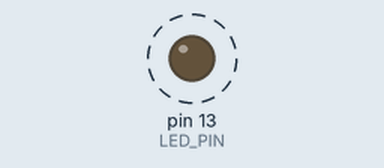
Simulated run of this sketch. Board: Arduino Uno, built with avr-gcc and run on an emulated ATmega328P. On the bench: output pins drawn as LEDs (lit = HIGH). Dashed ring = blinking. What the sketch prints to the serial monitor is not drawn.

Above: at 0.5 s.
Timing chart, 0 to 4.6 s (numbered marks = the images above):
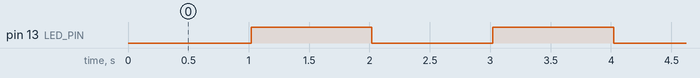

The sketch:

APE1.ino
```cpp
const int LED_PIN = 13;

byte estadoLed = 0;
byte contador = 0;

void setup() {
  pinMode(LED_PIN, OUTPUT);
  Serial.begin(9600);

  Serial.println("Operaciones Bitwise");

  byte a = 5;
  byte b = 3;

  Serial.print("AND: "); Serial.println(a & b, BIN);
  Serial.print("OR : "); Serial.println(a | b, BIN);
  Serial.print("XOR: "); Serial.println(a ^ b, BIN);
  Serial.print("NOT: "); Serial.println((byte)(~a), BIN);
  Serial.print("SHL: "); Serial.println(a << 1, BIN);
  Serial.print("SHR: "); Serial.println(a >> 1, BIN);

  // Inicialización
  estadoLed = estadoLed | (1 << 0);
}

void loop() {

  // XOR → alternar LED
  estadoLed = estadoLed ^ 0b00000001;

  if ((estadoLed & 1) == 1) {
    digitalWrite(LED_PIN, HIGH);
  } else {
    digitalWrite(LED_PIN, LOW);
  }

  delay(500);

  // Contador
  contador = (contador + 1) % 8;

  // Shift dinámico
  Serial.println(1 << contador, BIN);

  delay(500);
}
```

Measured:
- by itself, pin 13 (LED_PIN): alternates HIGH for 1.0 s and LOW for 1.0 s
